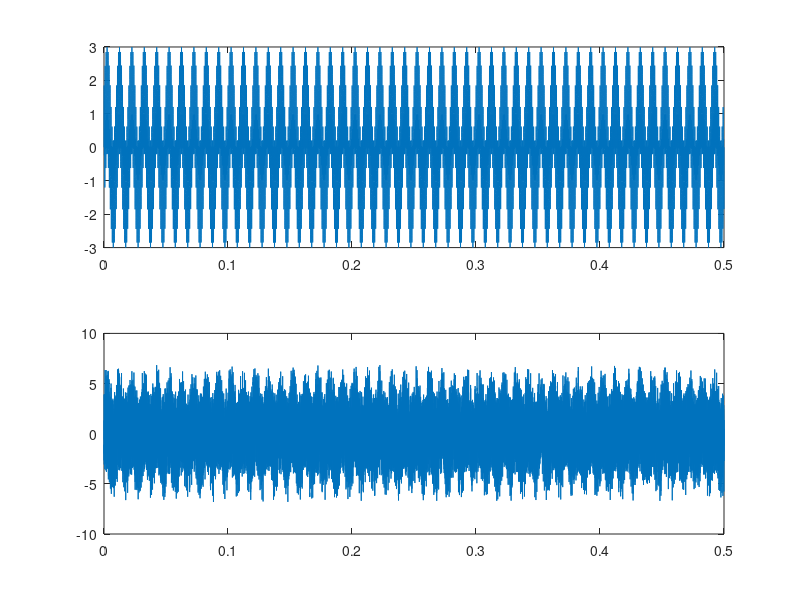
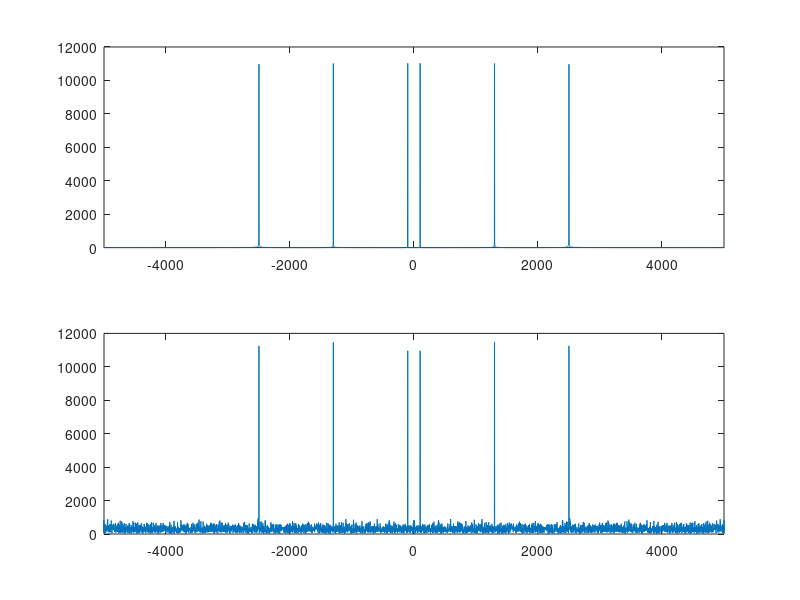

Reproduce these figures in MATLAB, in order.
%{
IEEE UCF - Digital Audio Workshop 2.0 (Skills Series)
12 February 2024
%}
clear all; clc; close all;

%% Config
play = 1; % 0 -> no sound

% sampling frequency & period
fs = 44100; % Hz
Ts = 1/fs; % sec

f_sine = [ 100 1300 2500 ]; % 3 sine components
noiseAmplitude = 8;
length_playback = 0.5;
t = 0:Ts:length_playback; % input to sine function (timebase)

% 3 sine waves at frequency f
g = [1 1 1]*sin(2*pi*f_sine'.*t);
g_len = length(g);

%% Analysis
% time domain without noise
subplot(2,1,1)
plot(t,g)

% add noise
g_noisy = g + noiseAmplitude*rand(1,length(g)) - noiseAmplitude/2;

% time domain with noise
subplot(2,1,2)
plot(t,g_noisy)

% perform FFT to represent in frequency domain
f_spectrum = (-g_len/2:g_len/2-1)*(fs/g_len); % zero-centered frequency range

% FFT (normalized) of clean signal
figure
subplot(2,1,1)
G = fftshift(fft( g ));
plot(f_spectrum,abs( G ))
xlim([ -5000 5000 ])

% FFT (normalized) of noisy signal
subplot(2,1,2)
G_noisy = fftshift(fft( g_noisy ));
plot(f_spectrum,abs( G_noisy ))
xlim([ -5000 5000 ])

% transposed because audio range is -1 to 1
if play
    sound(g'-1,fs);
    pause(length_playback*2)
    sound(g_noisy'-1,fs);
end


